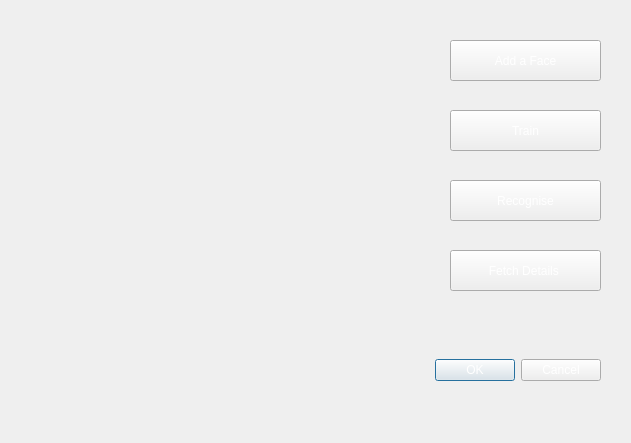
<?xml version="1.0" encoding="UTF-8"?>
<ui version="4.0">
 <class>Dialog</class>
 <widget class="QDialog" name="Dialog">
  <property name="geometry">
   <rect>
    <x>0</x>
    <y>0</y>
    <width>631</width>
    <height>443</height>
   </rect>
  </property>
  <property name="windowTitle">
   <string>Dialog</string>
  </property>
  <property name="styleSheet">
   <string notr="true">background-image: url(:/newPrefix/background.jpg);</string>
  </property>
  <widget class="QDialogButtonBox" name="buttonBox">
   <property name="geometry">
    <rect>
     <x>210</x>
     <y>350</y>
     <width>391</width>
     <height>41</height>
    </rect>
   </property>
   <property name="styleSheet">
    <string notr="true">color: rgb(255, 255, 255);</string>
   </property>
   <property name="orientation">
    <enum>Qt::Horizontal</enum>
   </property>
   <property name="standardButtons">
    <set>QDialogButtonBox::Cancel|QDialogButtonBox::Ok</set>
   </property>
  </widget>
  <widget class="QPushButton" name="pushButton">
   <property name="geometry">
    <rect>
     <x>450</x>
     <y>180</y>
     <width>151</width>
     <height>41</height>
    </rect>
   </property>
   <property name="styleSheet">
    <string notr="true">color: rgb(255, 255, 255);</string>
   </property>
   <property name="text">
    <string>Recognise</string>
   </property>
  </widget>
  <widget class="QPushButton" name="pushButton_2">
   <property name="geometry">
    <rect>
     <x>450</x>
     <y>40</y>
     <width>151</width>
     <height>41</height>
    </rect>
   </property>
   <property name="styleSheet">
    <string notr="true">color: rgb(255, 255, 255);</string>
   </property>
   <property name="text">
    <string>Add a Face</string>
   </property>
  </widget>
  <widget class="QPushButton" name="pushButton_3">
   <property name="geometry">
    <rect>
     <x>450</x>
     <y>250</y>
     <width>151</width>
     <height>41</height>
    </rect>
   </property>
   <property name="styleSheet">
    <string notr="true">color: rgb(255, 255, 255);</string>
   </property>
   <property name="text">
    <string>Fetch Details </string>
   </property>
  </widget>
  <widget class="QPushButton" name="pushButton_4">
   <property name="geometry">
    <rect>
     <x>450</x>
     <y>110</y>
     <width>151</width>
     <height>41</height>
    </rect>
   </property>
   <property name="styleSheet">
    <string notr="true">color: rgb(255, 255, 255);</string>
   </property>
   <property name="text">
    <string>Train</string>
   </property>
  </widget>
  <widget class="QLabel" name="label">
   <property name="geometry">
    <rect>
     <x>30</x>
     <y>40</y>
     <width>351</width>
     <height>371</height>
    </rect>
   </property>
   <property name="styleSheet">
    <string notr="true">selection-background-color: rgb(255, 255, 255);</string>
   </property>
   <property name="text">
    <string/>
   </property>
   <property name="pixmap">
    <pixmap>p1.jpg</pixmap>
   </property>
   <property name="scaledContents">
    <bool>true</bool>
   </property>
  </widget>
 </widget>
 <resources>
  <include location="xyz.qrc"/>
 </resources>
 <connections>
  <connection>
   <sender>buttonBox</sender>
   <signal>accepted()</signal>
   <receiver>Dialog</receiver>
   <slot>accept()</slot>
   <hints>
    <hint type="sourcelabel">
     <x>248</x>
     <y>254</y>
    </hint>
    <hint type="destinationlabel">
     <x>157</x>
     <y>274</y>
    </hint>
   </hints>
  </connection>
  <connection>
   <sender>buttonBox</sender>
   <signal>rejected()</signal>
   <receiver>Dialog</receiver>
   <slot>reject()</slot>
   <hints>
    <hint type="sourcelabel">
     <x>316</x>
     <y>260</y>
    </hint>
    <hint type="destinationlabel">
     <x>286</x>
     <y>274</y>
    </hint>
   </hints>
  </connection>
 </connections>
</ui>
